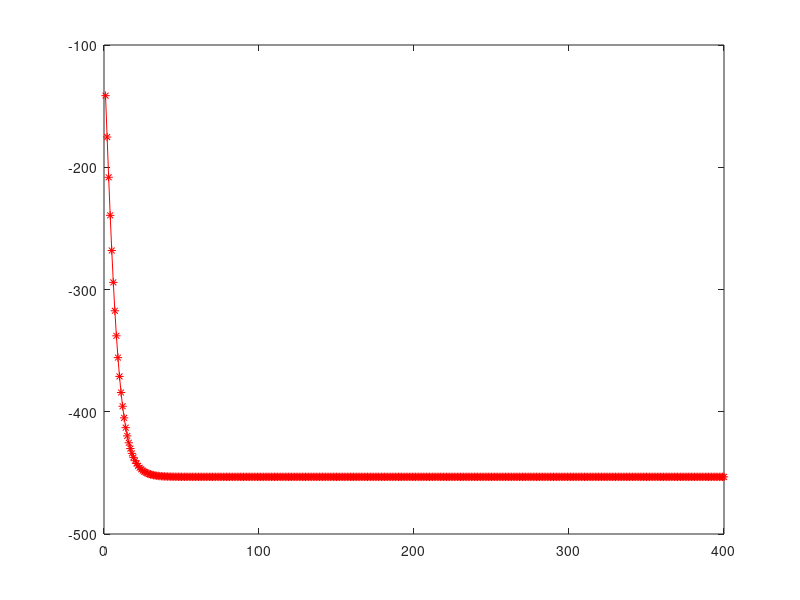
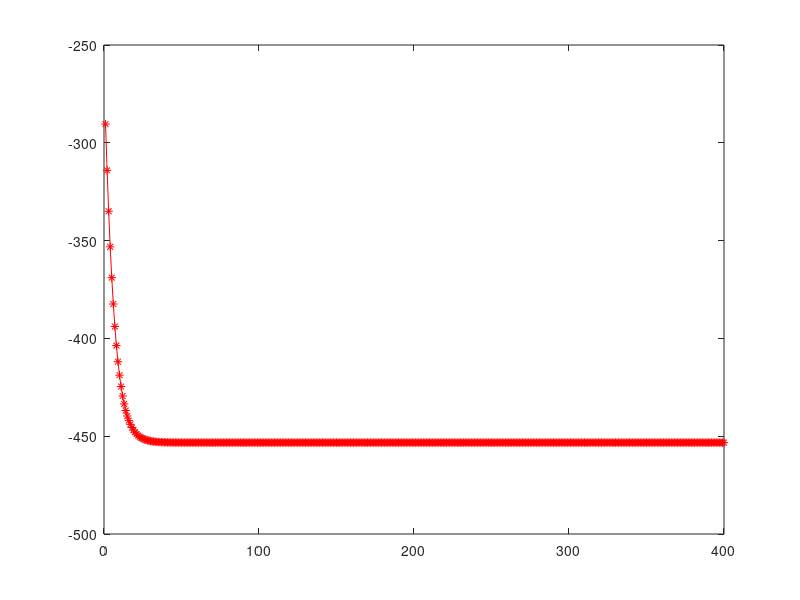

The MATLAB script that drew these images, in order: (Note: this script raises an error after producing the figures.)
clear all;
clc;
load('Diagnostic.mat');

 no_fea=30;
 A1=fea(1:357,:);
 A2=fea(358:569,:);
 A1_tr=A1(1:150,:);
 A1_te=A1(151:357,:);
 A2_tr=A2(1:100,:);
 A2_te=A2(101:212,:)
 A_tr=[A1_tr;A2_tr];
 A_te=[A1_te;A2_te];
 lab_tr=[lab(1:150,:);lab(358:457,:)];
 lab_te=[lab(151:357,:);lab(458:569,:)];
 
mean_A_tr=mean(A_tr);
 
mean_A1_tr=mean(A1_tr);

mean_A2_tr=mean(A2_tr);
 
S_B0=(150*(mean_A1_tr-mean_A_tr)'*(mean_A1_tr-mean_A_tr)+100*(mean_A2_tr-mean_A_tr)'*(mean_A2_tr-mean_A_tr));
%S_B=50*((mean_A1-mean_AA)'*(mean_A1-mean_AA)+(mean_A2-mean_AA)'*(mean_A2-mean_AA));

S_W0=zeros(no_fea,no_fea);



for k0=1:150
        S_W0=S_W0+(A1_tr(k0,:)-mean_A1_tr)'*(A1_tr(k0,:)-mean_A1_tr);
end


for k0=1:100
        S_W0= S_W0+(A2_tr(k0,:)-mean_A2_tr)'*(A2_tr(k0,:)-mean_A2_tr);
end 

[m1,n1]=size(A1);
SB=S_B0/100000;
SW=S_W0/100000+eye(max(length(S_W0)))*0.000001;


[X Y]=eig(SB,SW);


%
v=0.00001
%A=SW-v*SB;
A=-(SB-v*SW);
M=20;
W=rand(n1,M);
W2=rand(n1,M);
R2=eye(M);
I=eye(M);
R=rand(M,M);
R=R+R';
  
Iterations=400;
  
 r1=0.1;
  
r2=1

 r12=0.1;
  
r22=1;
 
Cost1=zeros(Iterations,1);
Cost2=zeros(Iterations,1);
Cost3=zeros(Iterations,1);
Cost4=zeros(Iterations,1);
Cost5=zeros(Iterations,1);
Cost6=zeros(Iterations,1);
for k=1:Iterations;

%%%%%% symmtric

DF1=2*A*W+2*W*(R.*(W'*W-I).*R)'+2*W*(R.*(W'*W-I).*R);
DF1=DF1/norm(DF1);
W=W-r1*DF1;
W=orth(W);

 
DF2=(2*(R.*(W'*W-I)).*(W'*W-I))+(2*(R.*(W'*W-I)).*(W'*W-I))'-diag(diag(2*(R.*(W'*W-I)).*(W'*W-I)));
DF2=DF2/norm(DF2);
 %if  Cost2(k)>0.01
     R=R+r2*DF2;
%end
      
      
Cost1(k)=trace(W'*A*W)+trace((R.*(W'*W-I))'*(R.*(W'*W-I)));  
Cost2(k)=trace((R.*(W'*W-I))'*(R.*(W'*W-I)));
Cost3(k)=trace(W'*A*W);


%%%%%%%%%%%% diagnal 
DF3=2*A*W2+2*W2*(R2'*R2)*W2'*W2+2*W2*W2'*W2*(R2'*R2)-4*W2*R2'*R2;
%DF1=2*(SB-v*SW)*W+2*W*(R'*R)*W'*W+2*W*W'*W*(R'*R)-4*W*R'*R;
DF3=DF3/norm(DF3);
W2=W2-r12*DF3;
W2=orth(W2);

%  
% DF4=diag(diag(2*R2*W2'*W2*W2'*W2-4*R2*W2'*W2+2*R2));
% DF4=DF4/norm(DF4);
%  %if  Cost2(k)>0.01
%             R2=R2+r22*DF4;
% %end
      
      
Cost4(k)=trace(W2'*A*W2)+trace(W2'*W2*R2'*R2*W2'*W2-R2'*R2*W2'*W2-W2'*W2*R2'*R2+R2'*R2);  
Cost5(k)=trace(W2'*W2*R2'*R2*W2'*W2-R2'*R2*W2'*W2-W2'*W2*R2'*R2+R2'*R2);
Cost6(k)=trace(W2'*A*W2);
 k 
end
 
figure(1)
plot(Cost1(1:Iterations),'r-*')
%ylabel('The value of cost function');
%xlabel('Iterations');
 
%  
% figure(2)
% plot(Cost2(1:Iterations),'r-*')
% 
% figure(3)
% plot(Cost3(1:Iterations),'r-*')

figure(4)
plot(Cost4(1:Iterations),'r-*')
%ylabel('The value of cost function');
%xlabel('Iterations');
%  
%  
% figure(5)
% plot(Cost5(1:Iterations),'r-*')
% 
% figure(6)
% plot(Cost6(1:Iterations),'r-*')
%  
%  x1=W'*AA';
%  x2_tr=x1';
%  
% load('test.mat');
% x1_te=W'*fea_te';
% x2_te=x1_te';
% 
%  model= svmtrain2(Lables_tr,x2_tr,'-c 2 -t 2 -g 1 -q ');
%  [predict_label, accuracy, dec_values]= svmpredict(lab_te,x2_te,model);


x1=W'*A_tr';
x2_tr=x1';
svmStruct= svmtrain(x2_tr,lab_tr,'Kernel_Function','rbf','method','LS','showplot',true); 

x1_te=W'*A_te';
x2_te=x1_te';
classes = svmclassify(svmStruct,x2_te);
nCorrect=sum(classes==lab_te);
accuracy=nCorrect/length(classes)
% 

% predict_label = knnclassify(x2_te, x2_tr,Lables_tr, 1);
% accuracy = length(find(predict_label==lab_te))/length(lab_te)*100


 x1=W2'*A_tr';
 x2_tr=x1';

x1_te=W'*A_te';
x2_te=x1_te';
% model= svmtrain2(lab_tr,x2_tr,'-c 2 -t 2 -g 1 -q');
% [predict_label, accuracy, dec_values]= svmpredict(lab_te,x2_te,model);

% predict_label = knnclassify(x2_te, x2_tr,Lables_tr, 1);
% accuracy = length(find(predict_label==lab_te))/length(lab_te)*100

x1=W2'*A_tr';
x2_tr=x1';
svmStruct= svmtrain(x2_tr,lab_tr,'Kernel_Function','rbf','method','LS','showplot',true); 

x1_te=W'*A_te';
x2_te=x1_te';
classes = svmclassify(svmStruct,x2_te);
nCorrect=sum(classes==lab_te);
accuracy=nCorrect/length(classes)
